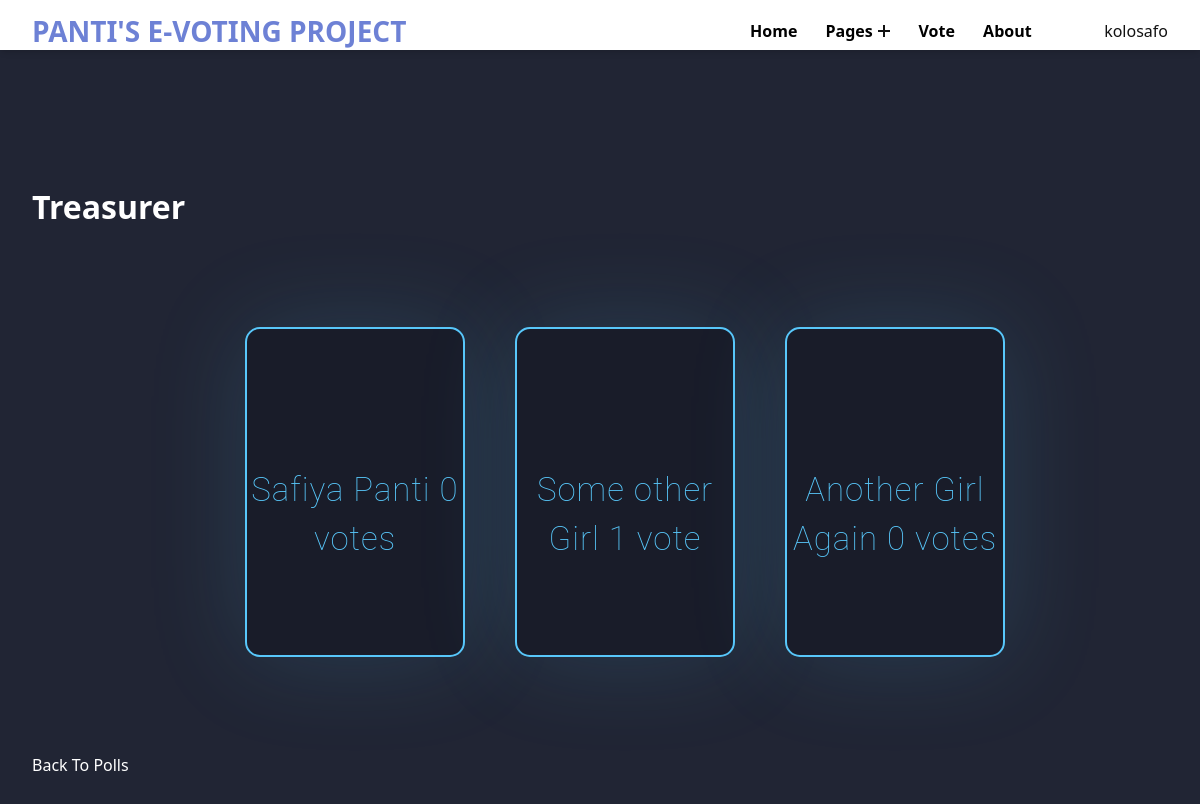
Screenshot of /polls/2/results/ (signed in) with the database file from the repository.
### build/models.py (models this page shows, shortened)
class Question(models.Model):
    question_text = models.CharField(max_length = 200)
    pub_date = models.DateTimeField('date published')

class Choice(models.Model):
    question = models.ForeignKey(Question, on_delete = models.CASCADE)
    choice_text = models.CharField(max_length = 200)
    votes = models.IntegerField(default = 0)

### build/views.py (the view)
# urls.py: path('<int:question_id>/results/', views.results, name ='results'),
@login_required(login_url='/polls/login')
def results(request, question_id):
	question = get_object_or_404(Question, pk = question_id)
	return render(request, 'polls/results.html', {'question': question})

### build/templates/polls/results.html (shortened to what this page needs)
{% extends 'base.html' %} {% block content %}
<!DOCTYPE html>
<html lang="en">
  <head>
  </head>
  <body>
    <h1 class="mb-5 text-center" style="color: white">
      {{ question.question_text }}
    </h1>
    <div class="row-needed">
      <ul class="list-group mb-5" style="display: flex; flex-direction: row">
        {% for choice in question.choice_set.all %}
        <div class="main" style="margin-left: 50">
          <div class="card" style="justify-content: space-around">
            <div class="text1">
              <li class="list-group-item">
                {{ choice.choice_text }}
                <span class="badge badge-success float-right"
                  >{{ choice.votes }} vote{{ choice.votes | pluralize }}</span
                >
              </li>
            </div>
          </div>
        </div>
        {% endfor %}
      </ul>
    </div>
    <a
      style="color: white"
      class="btn btn-secondary"
      href="{% url 'polls:index' %}"
      >Back To Polls</a
    >
  </body>
</html>
{% endblock %}

### build/templates/partials/_navbar.html (shortened to what this page needs)
{% load static %}
<!DOCTYPE html>
<html lang="en">
   <head>
      <link rel="stylesheet" href="{% static '/navbarObj/reset.min.css' %}">
      <link rel="stylesheet" href="{% static '/navbarObj/style.min.css' %}">
      <link rel="stylesheet" href="{% static '/navbarObj/ionicon.min.css' %}">
   </head>
   <body style="margin-top: 80;">
      <header class="header"  style="height: 50px;  background-color: white; position: fixed;">
         <div class="container"  style="height: 50px;">
            <section class="wrapper"  style="height: 62px;">
               <h1><a href="{% url 'polls:index' %}" style="color: rgba(50, 79, 196, 0.713);" class="brand">Panti's E-voting Project</a></h1>
               <nav class="navbar">
                  <ul class="menu">
                     <li class="menu-item"><a href="/" style="color: black;">Home</a></li>
                     <li class="menu-item menu-item-has-children">
                        <a href="#" data-toggle="sub-menu" style="color: black;">Pages<i class="expand"></i></a>
                     </li>
                     <li class="menu-item"><a href="{% url 'polls:index' %}" style="color: black;">Vote</a></li>
                     <li class="menu-item"><a href="{% url 'polls:about' %}" style="color: black;">About</a></li>
                     {% if user.is_authenticated %}
                        {{user.username}}
                     {% else %}
                     <li class="menu-item"><a href="{% url 'polls:index' %}"><input type="submit" value="Log in" class="navLogin" id="navLogin"></a></li>
                     {% endif %}
                  </ul>
               </nav>
            </section>
         </div>
      </header>
   </body>
</html>

### build/templates/polls/results.html (style rules this page uses)
body { display: flex; justify-content: center; align-items: center; flex-wrap: nowrap; min-height: 100vh; background: #212534; }
.row-needed { display: flex; flex-direction: row; justify-content: space-around; }
.main { position: relative; display: flex; justify-content: center; align-items: center; flex-direction: row; }
.card { position: relative; display: flex; height: 330px; width: 220px; background-color: #191c29; border-radius: 15px; justify-content: center; align-items: center; flex-wrap: nowrap; flex-direction: column; text-align: center; border: 2px solid rgb(88 199 250); overflow: hidden; transition: 0.6s; box-shadow: 0px 0px 100px rgba(88, 199, 250, 0.15); }
.text1 { position: relative; font-size: 33px; font-family: roboto; color: rgb(88 199 250); font-weight: 100; letter-spacing: 1px; transition: 0.7s; transform: translateY(110px); }

### rows the page displays
Question: question_text "Treasurer"
Choice: choice_text "Safiya Panti", votes "0", votes|pluralize "s"
Choice: choice_text "Some other Girl", votes "1"
Choice: choice_text "Another Girl Again", votes "0", votes|pluralize "s"

### other values shown
{{ user.username }} "kolosafo"
